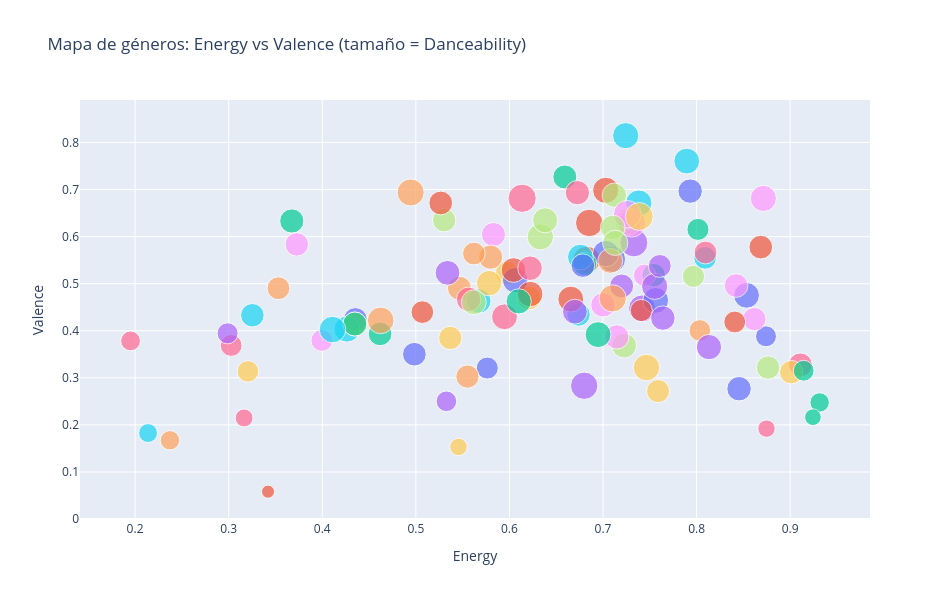

The notebook cell this image was saved under:
### Markdown cell above
Son valores propios que parecen tener sentido, por ejemplo, el género acústico destaca en 'acousticness'.

#### Relación entre Energy vs Valence

### Code cell
# Medias por género.
df_scatter = df.groupby('track_genre')[['energy', 'valence', 'danceability']].mean().reset_index()

# Configuración de gráfico.
fig = px.scatter(df_scatter,x='energy',y='valence',size='danceability',color='track_genre',hover_name='track_genre',
                 title='Mapa de géneros: Energy vs Valence (tamaño = Danceability)',labels={'energy': 'Energy', 'valence': 'Valence'},width=950, height=600)

# Mostrar gráfico.
fig.update_layout(showlegend=False)
fig.write_html('../reports/figures/scatter_energy_valence.html')
fig.show()
